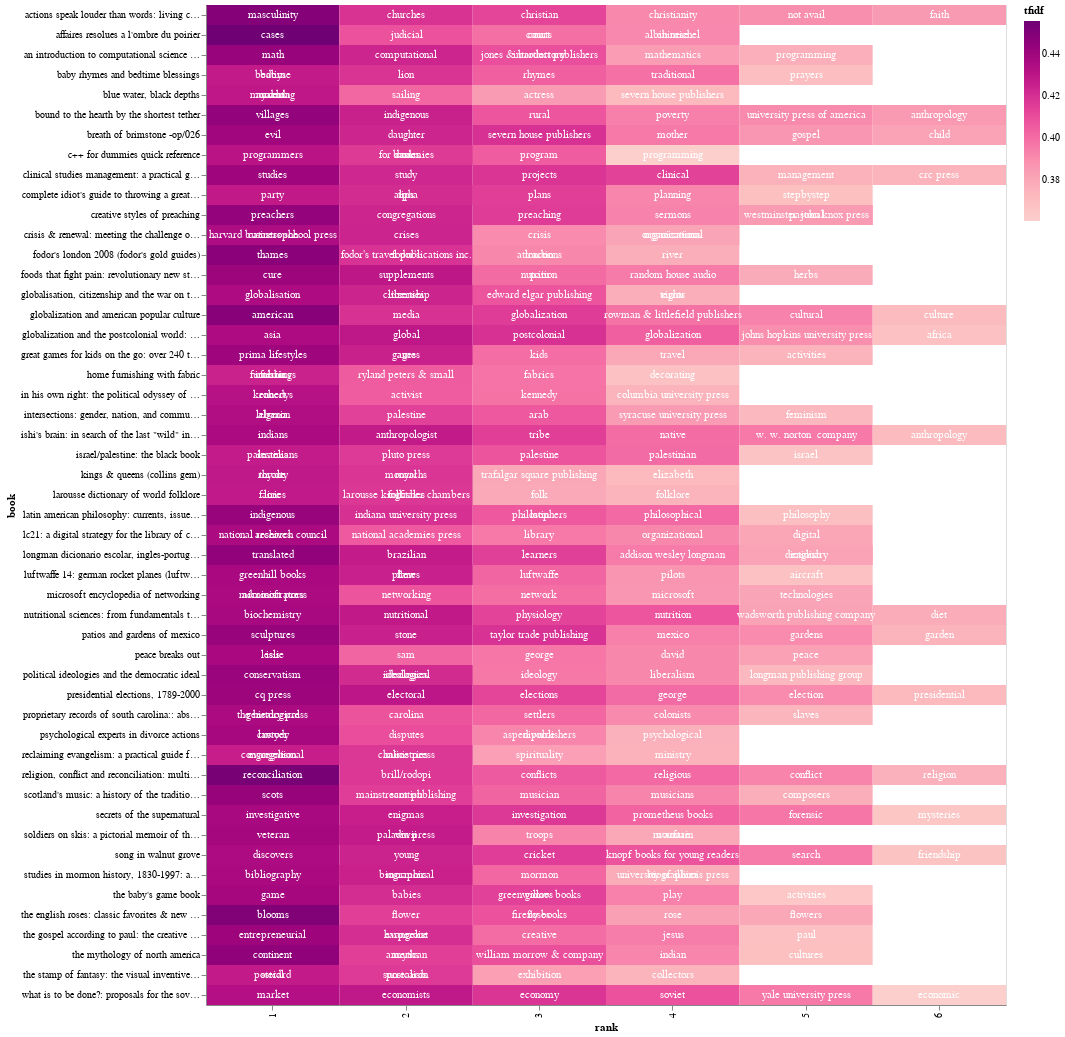

This figure's notebook cell:
### Code cell
import altair as alt
grid = alt.Chart(tfidf_vec).encode(
    x = 'rank:O',
    y = 'book:N'
).transform_window(
    rank = "dense_rank()",
    sort = [alt.SortField("tfidf", order="descending")],
    groupby = ["book"],
)
heatmap = grid.mark_rect(size=5).encode(
    alt.Color('tfidf:Q', scale=alt.Scale(scheme='redpurple'))
)
text = grid.mark_text(align='center', baseline='middle', lineBreak='').encode(
    text = 'term:N',
    color = alt.condition(alt.datum.tfidf >= 0.23, alt.value('white'), alt.value('black'))
)
(heatmap+text).properties(width = 800)

### Figure 1 — Vega-Lite specification as saved in the notebook (floating-point values rounded to 4 significant figures; data arrays with more than 128 entries replaced by an {"elided": "..."} marker saying what was removed)
{"config": {"view": {"continuousWidth": 400, "continuousHeight": 300}}, "layer": [{"mark": {"type": "rect", "size": 5}, "encoding": {"color": {"field": "tfidf", "scale": {"scheme": "redpurple"}, "type": "quantitative"}, "x": {"field": "rank", "type": "ordinal"}, "y": {"field": "book", "type": "nominal"}}, "transform": [{"window": [{"op": "dense_rank", "field": "", "as": "rank"}], "groupby": ["book"], "sort": [{"field": "tfidf", "order": "descending"}]}]}, {"mark": {"type": "text", "align": "center", "baseline": "middle", "lineBreak": ""}, "encoding": {"color": {"condition": {"value": "white", "test": "(datum.tfidf >= 0.23)"}, "value": "black"}, "text": {"field": "term", "type": "nominal"}, "x": {"field": "rank", "type": "ordinal"}, "y": {"field": "book", "type": "nominal"}}, "transform": [{"window": [{"op": "dense_rank", "field": "", "as": "rank"}], "groupby": ["book"], "sort": [{"field": "tfidf", "order": "descending"}]}]}], "data": {"name": "data-cc9865f19b455fb7b8f780a867897589"}, "width": 800, "$schema": "https://vega.github.io/schema/vega-lite/v4.17.0.json", "datasets": {"data-cc9865f19b455fb7b8f780a867897589": {"elided": "299 records"}}}
